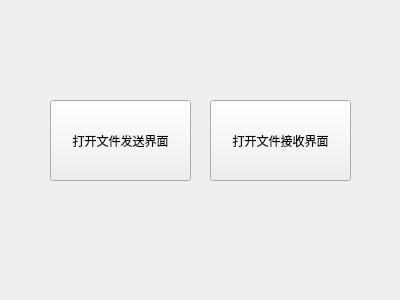
<?xml version="1.0" encoding="UTF-8"?>
<ui version="4.0">
 <class>TestWindow</class>
 <widget class="QWidget" name="TestWindow">
  <property name="geometry">
   <rect>
    <x>0</x>
    <y>0</y>
    <width>400</width>
    <height>300</height>
   </rect>
  </property>
  <property name="windowTitle">
   <string>Form</string>
  </property>
  <widget class="QPushButton" name="toReceiveWindow">
   <property name="geometry">
    <rect>
     <x>210</x>
     <y>100</y>
     <width>141</width>
     <height>81</height>
    </rect>
   </property>
   <property name="text">
    <string>打开文件接收界面</string>
   </property>
  </widget>
  <widget class="QPushButton" name="toSendWindow">
   <property name="geometry">
    <rect>
     <x>50</x>
     <y>100</y>
     <width>141</width>
     <height>81</height>
    </rect>
   </property>
   <property name="text">
    <string>打开文件发送界面</string>
   </property>
  </widget>
 </widget>
 <resources/>
 <connections/>
</ui>
